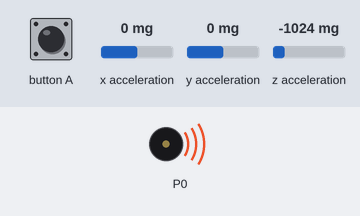
The program below on a simulated BBC micro:bit running MicroPython. Parts: buzzer (waves = sounding). The test bench sets the inputs (shaded band); at power-on: z acceleration -1024 mg, x acceleration 0 mg, y acceleration 0 mg.

Above: at 0.76 s.
1.3 s: z acceleration set to 0 mg
At 2.1 s:
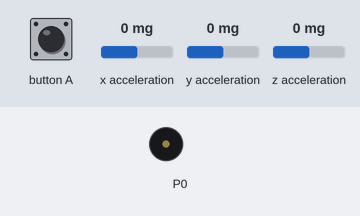
2.8 s: x acceleration set to -1440 mg
At 5.7 s:
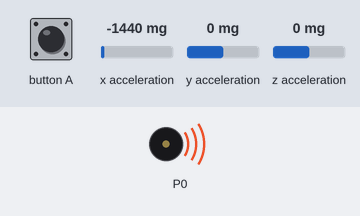
5.8 s: x acceleration set to 0 mg
At 6.4 s:
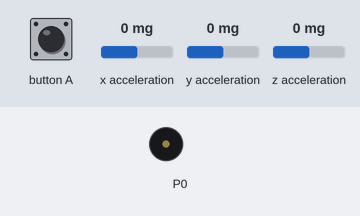
7.3 s: x acceleration set to -750 mg
At 7.46 s:
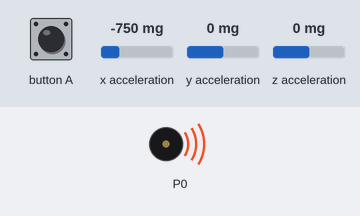
Timing chart, 0 to 10.3 s (numbered marks = the images above; inputs shaded):
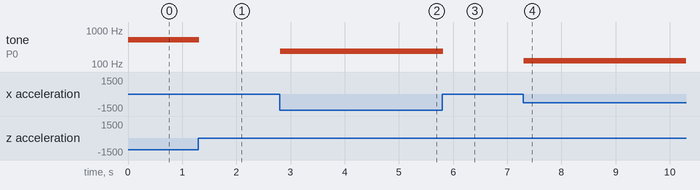

Measured:
- after the input at 1.3 s, tone on P0: 512 Hz → silent after 0.00 s instead of 1.5 s
- after the input at 2.8 s, tone on P0: silent → 240 Hz at once
- after the input at 5.8 s, tone on P0: 240 Hz → silent at once
- after the input at 7.3 s, tone on P0: silent → 125 Hz at once

The program:

____.py
```python
"""
Author：Ethan
Date:2021/07/12

通过改变 microbit 的位置来形成不同频率的音符并播放
"""

from microbit import *
import music

while True:
    # 分别获取 X, Y, Z 上面的数值, 如果为负值，会报错并停止播放
    x = abs(accelerometer.get_x())
    y = abs(accelerometer.get_y())
    z = abs(accelerometer.get_z())
    music.pitch((x * 1 + y * 2 + z * 3) // 6, 10)
    # 如果按下 A 键，停止循环
    if button_a.is_pressed():
        break
    # music.pitch(y, 10)
```
